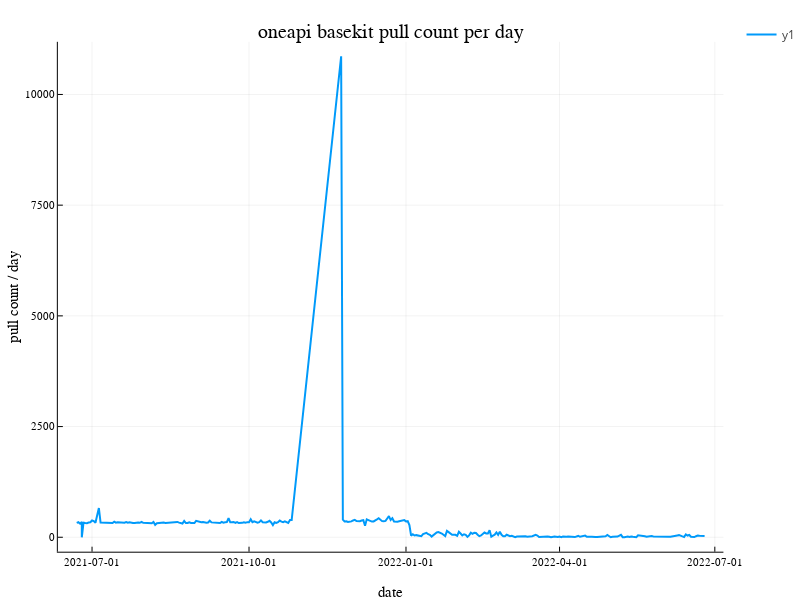

The notebook cell saved with this chart:
### Code cell
@df basekit plot(
    :date,
    :pull_count_per_day,
    lw=2,
    title="oneapi basekit pull count per day",
    xlabel="date",
    ylabel="pull count / day",
    size=(800, 600)
)

### Figure 1 — Plotly figure (JSON) as saved in the notebook; plotly's stock layout.template omitted (floating-point values rounded to 4 significant figures; data arrays with more than 128 entries replaced by an {"elided": "..."} marker saying what was removed)
{"data": [{"colorbar": {"title": ""}, "legendgroup": "y1", "line": {"color": "rgba(0, 154, 250, 1.000)", "dash": "solid", "shape": "linear", "width": 2}, "mode": "lines", "name": "y1", "showlegend": true, "type": "scatter", "x": {"elided": "335 int values"}, "xaxis": "x", "y": {"elided": "335 int values"}, "yaxis": "y", "zmax": null, "zmin": null}], "layout": {"annotations": [{"font": {"color": "rgba(0, 0, 0, 1.000)", "family": "sans-serif", "size": 20}, "rotation": 0, "showarrow": false, "text": "oneapi basekit pull count per day", "x": 0.5373, "xanchor": "center", "xref": "paper", "y": 1, "yanchor": "top", "yref": "paper"}], "height": 600, "legend_position": {"bgcolor": "rgba(255, 255, 255, 1.000)", "bordercolor": "rgba(0, 0, 0, 1.000)", "borderwidth": 1, "font": {"color": "rgba(0, 0, 0, 1.000)", "family": "sans-serif", "size": 11}, "title": {"font": {"color": "rgba(0, 0, 0, 1.000)", "family": "sans-serif", "size": 15}, "text": ""}, "tracegroupgap": 0, "traceorder": "normal", "x": 1, "xanchor": "auto", "y": 1, "yanchor": "auto"}, "margin": {"b": 20, "l": 0, "r": 0, "t": 20}, "paper_bgcolor": "rgba(255, 255, 255, 1.000)", "plot_bgcolor": "rgba(255, 255, 255, 1.000)", "showlegend": true, "width": 800, "xaxis": {"anchor": "y", "domain": [0.07957, 0.9951], "gridcolor": "rgba(0, 0, 0, 0.100)", "gridwidth": 0.5, "linecolor": "rgba(0, 0, 0, 1.000)", "mirror": false, "range": [738000.0, 738300.0], "showgrid": true, "showline": true, "showticklabels": true, "tickangle": 0, "tickcolor": "rgb(0, 0, 0)", "tickfont": {"color": "rgba(0, 0, 0, 1.000)", "family": "sans-serif", "size": 11}, "tickmode": "array", "ticks": "inside", "ticktext": ["2021-07-01", "2021-10-01", "2022-01-01", "2022-04-01", "2022-07-01"], "tickvals": [737972, 738064, 738156, 738246, 738337], "title": "date", "titlefont": {"color": "rgba(0, 0, 0, 1.000)", "family": "sans-serif", "size": 15}, "type": "-", "visible": true, "zeroline": false, "zerolinecolor": "rgba(0, 0, 0, 1.000)"}, "yaxis": {"anchor": "x", "domain": [0.05054, 0.961], "gridcolor": "rgba(0, 0, 0, 0.100)", "gridwidth": 0.5, "linecolor": "rgba(0, 0, 0, 1.000)", "mirror": false, "range": [-325.9, 11190.0], "showgrid": true, "showline": true, "showticklabels": true, "tickangle": 0, "tickcolor": "rgb(0, 0, 0)", "tickfont": {"color": "rgba(0, 0, 0, 1.000)", "family": "sans-serif", "size": 11}, "tickmode": "array", "ticks": "inside", "ticktext": ["0", "2500", "5000", "7500", "10000"], "tickvals": [0, 2500, 5000, 7500, 10000], "title": "pull count / day", "titlefont": {"color": "rgba(0, 0, 0, 1.000)", "family": "sans-serif", "size": 15}, "type": "-", "visible": true, "zeroline": false, "zerolinecolor": "rgba(0, 0, 0, 1.000)"}}}
